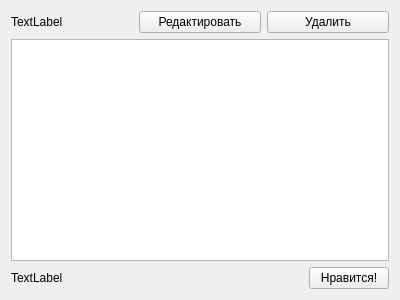
<?xml version="1.0" encoding="UTF-8"?>
<ui version="4.0">
 <class>PostWidget</class>
 <widget class="QFrame" name="PostWidget">
  <property name="geometry">
   <rect>
    <x>0</x>
    <y>0</y>
    <width>400</width>
    <height>300</height>
   </rect>
  </property>
  <property name="windowTitle">
   <string>Frame</string>
  </property>
  <layout class="QVBoxLayout" name="verticalLayout">
   <item>
    <layout class="QHBoxLayout" name="horizontalLayout">
     <item>
      <widget class="QLabel" name="lbl_author">
       <property name="text">
        <string>TextLabel</string>
       </property>
      </widget>
     </item>
     <item>
      <widget class="QPushButton" name="pb_edit">
       <property name="text">
        <string>Редактировать</string>
       </property>
      </widget>
     </item>
     <item>
      <widget class="QPushButton" name="pb_delete">
       <property name="text">
        <string>Удалить</string>
       </property>
      </widget>
     </item>
    </layout>
   </item>
   <item>
    <widget class="QTextBrowser" name="tb_post_text"/>
   </item>
   <item>
    <layout class="QHBoxLayout" name="horizontalLayout_2">
     <item>
      <widget class="QLabel" name="lbl_likes">
       <property name="text">
        <string>TextLabel</string>
       </property>
      </widget>
     </item>
     <item>
      <spacer name="horizontalSpacer">
       <property name="orientation">
        <enum>Qt::Horizontal</enum>
       </property>
       <property name="sizeHint" stdset="0">
        <size>
         <width>40</width>
         <height>20</height>
        </size>
       </property>
      </spacer>
     </item>
     <item>
      <widget class="QPushButton" name="pb_like">
       <property name="text">
        <string>Нравится!</string>
       </property>
      </widget>
     </item>
    </layout>
   </item>
  </layout>
 </widget>
 <resources/>
 <connections/>
</ui>
